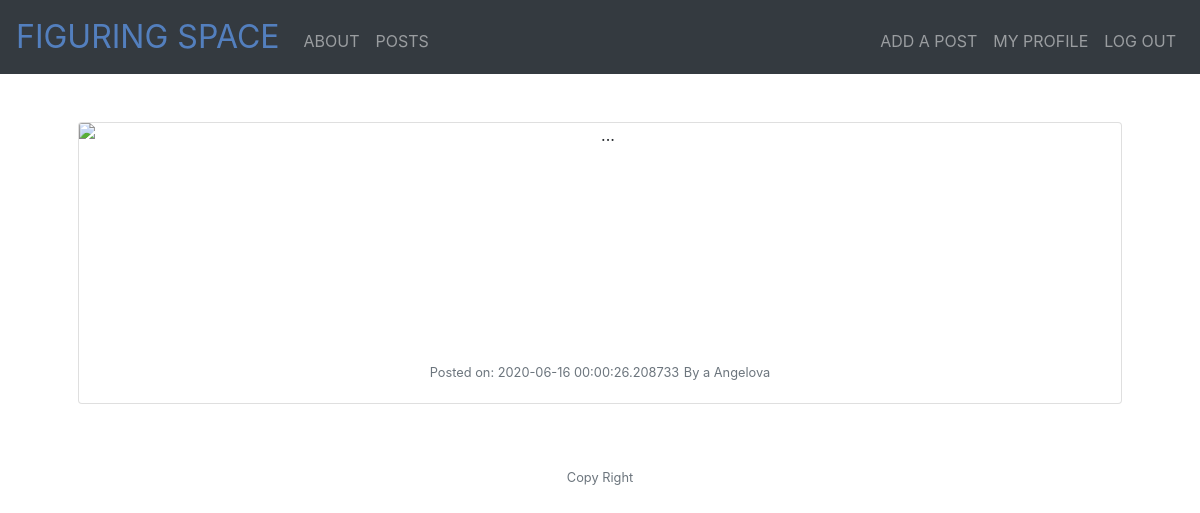
Before: /post/1 (signed in) with the older database file.
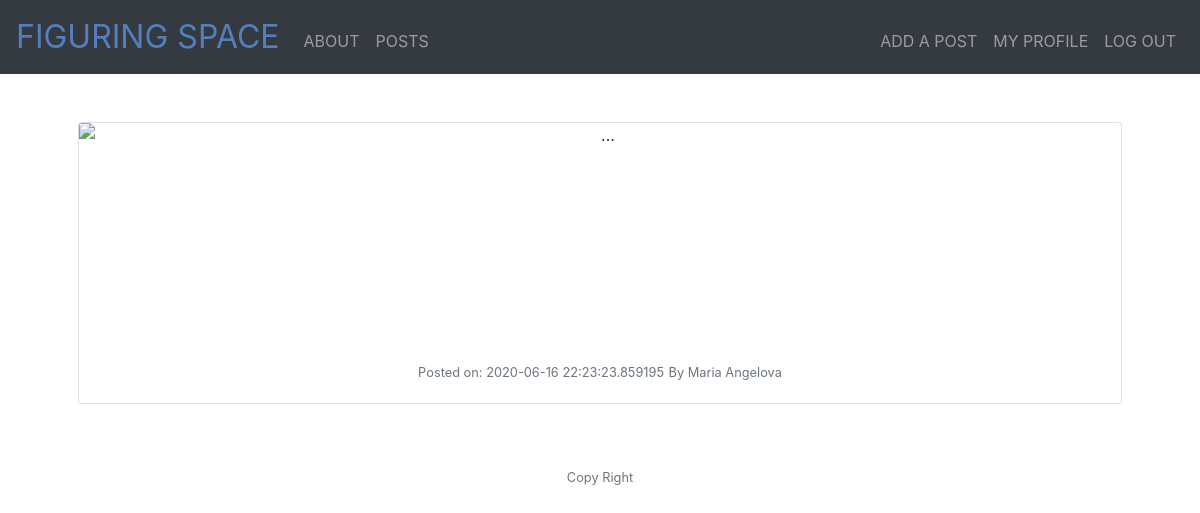
After: the same page with the newer database file.
### models.py (models this page shows, shortened)
class Post(db.Model):
    id = db.Column(db.Integer, primary_key=True)
    title = db.Column(db.String(50))
    subtitle = db.Column(db.String(50))
    date_posted = db.Column(db.DateTime)
    content = db.Column(db.Text)
    author = db.Column(db.Integer, db.ForeignKey("user.id"))
    categories = db.relationship("Category", secondary='categories', backref=db.backref('posts', lazy='dynamic'))

class User(db.Model):
    id = db.Column(db.Integer, primary_key=True)
    first_name = db.Column(db.String(50))
    last_name = db.Column(db.String(50))
    email = db.Column(db.String(50))
    password = db.Column(db.String(20))
    registered = db.Column(db.DateTime)
    posts = db.relationship("Post", backref='user')

### app.py (the view)
@app.route('/post/<id>')
@login_required
def post(id):
    post = Post.query.filter_by(id=id).first()
    author = User.query.filter_by(id=post.author).first()
    return render_template("post.html", post=post, author=author)

### app.py (called while the page is built)
@app.after_request
def after_request(response):
    response.headers["Cache-Control"] = "no-cache, no-store, must-revalidate"
    response.headers["Expires"] = 0
    response.headers["Pragma"] = "no-cache"
    return response

### helper.py (called while the page is built)
def login_required(f):
    @wraps(f)
    def decorated_function(*args, **kwargs):
        if session.get("user_id") is None:
            return redirect("/login")
        return f(*args, **kwargs)
    return decorated_function

### templates/post.html (shortened to what this page needs)
{% extends "layout.html" %} {% block main %}
<div class="card mb-3">
  <img
    src="https://media.sproutsocial.com/uploads/2017/02/10x-featured-social-media-image-size.png"
    class="card-img-top"
    alt="..."
    style="height: 200px;"
  />
  <div class="card-body">
    <p class="card-text">
      <small class="text-muted">Posted on: {{post.date_posted}}</small>
      <small class="text-muted"
        >By {{author.first_name}} {{author.last_name}}</small
      >
    </p>
  </div>
</div>
{% endblock %}

Changed rows visible on the page:
changed Post: date_posted "2020-06-16 00:00:26.208733" → "2020-06-16 22:23:23.859195"
changed User "Angelova": first_name "a" → "Maria"
